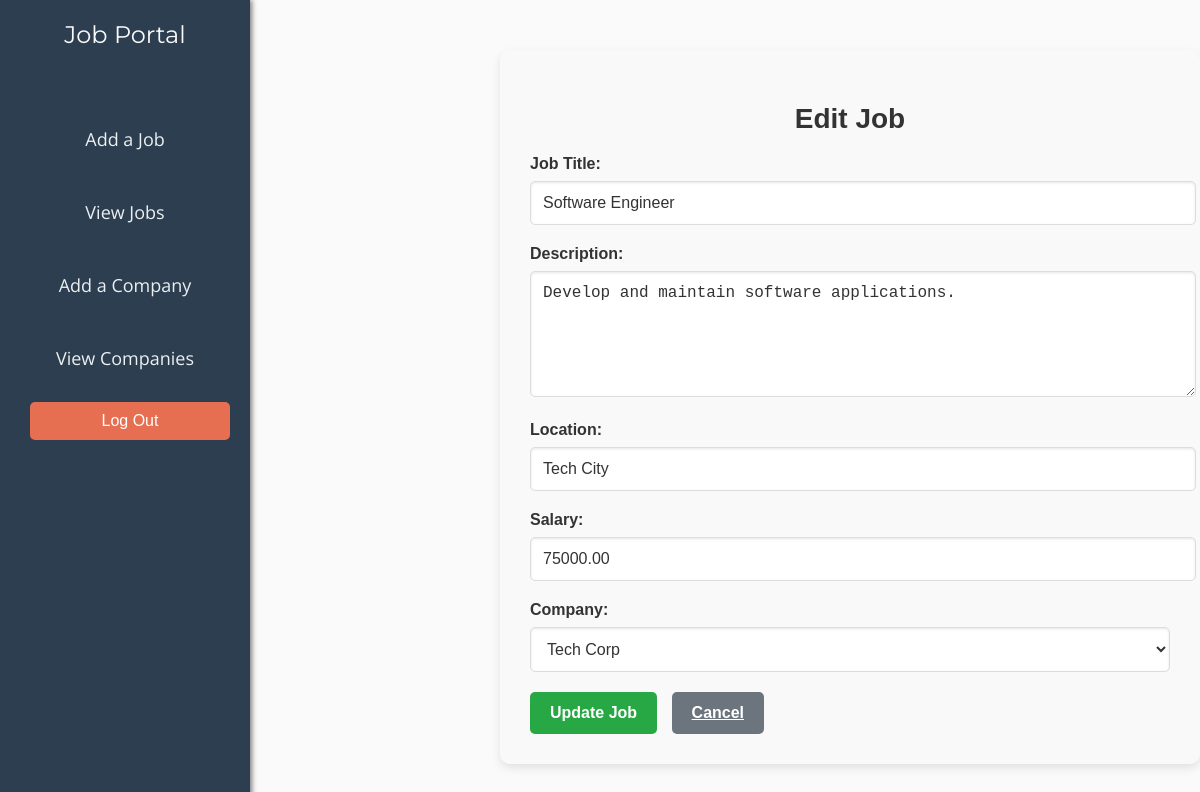
Page /edit_job.php?id=1 (signed in) on the committed database.
### tables this page shows
CREATE TABLE `jobs` (
  `job_id` int(11) NOT NULL AUTO_INCREMENT,
  `company_id` int(11) NOT NULL,
  `job_title` varchar(255) NOT NULL,
  `description` text NOT NULL,
  `location` varchar(255) NOT NULL,
  `salary` decimal(10,2) DEFAULT NULL,
  `posted_at` timestamp NOT NULL DEFAULT current_timestamp(),
  PRIMARY KEY (`job_id`),
  FOREIGN KEY (`company_id`) REFERENCES `companies`(`company_id`) ON DELETE CASCADE
);

### edit_job.php (the view, shortened to what this page needs)
<?php
require('db.php');
if (isset($_GET['id'])) {
    $job_id = $_GET['id'];
    $query = "SELECT job_title, description, location, salary, company_id FROM jobs WHERE job_id = ?";
    $stmt = $con->prepare($query);
    $stmt->bind_param("i", $job_id);
    $stmt->execute();
    $result = $stmt->get_result();
    if ($result->num_rows > 0) {
        $job = $result->fetch_assoc();
    } else {
        echo "Job not found.";
        exit;
    }
} else {
    echo "No job ID provided.";
    exit;
}
?>
<?php include("sidebar.php"); ?>
<!DOCTYPE html>
<html lang="en">
<head>
    <link rel="stylesheet" href="styles/editJobs.css">
</head>
<body>
    <div class="job-container2">
        <h2>Edit Job</h2>
        <form action="" method="POST">
            <div class="form-group2">
                <label for="job_title">Job Title:</label>
                <input type="text" name="job_title" id="job_title" value="<?php echo htmlspecialchars($job['job_title']); ?>" required>
            </div>
            <div class="form-group2">
                <label for="description">Description:</label>
                <textarea name="description" id="description" required><?php echo htmlspecialchars($job['description']); ?></textarea>
            </div>
            <div class="form-group2">
                <label for="location">Location:</label>
                <input type="text" name="location" id="location" value="<?php echo htmlspecialchars($job['location']); ?>" required>
            </div>
            <div class="form-group2">
                <label for="salary">Salary:</label>
                <input type="number" name="salary" id="salary" value="<?php echo htmlspecialchars($job['salary']); ?>" required>
            </div>
            <div class="form-group2">
                <label for="company_id">Company:</label>
                <select name="company_id" id="company_id" required>
                    <?php
                    $company_query = "SELECT company_id, company_name FROM companies";
                    $company_result = $con->query($company_query);
                    while ($company = $company_result->fetch_assoc()) {
                        $selected = ($company['company_id'] == $job['company_id']) ? 'selected' : '';
                        echo "<option value='" . $company['company_id'] . "' $selected>" . htmlspecialchars($company['company_name']) . "</option>";
                    }
                    ?>
                </select>
            </div>
            <button type="submit" class="button2 edit-button2">Update Job</button>
            <a href="view_jobs_admin.php" class="button2 cancel-button2">Cancel</a>
        </form>
    </div>
</body>
</html>

### styles/editJobs.css (style rules this page uses)
.job-container2 { max-width: 700px; margin: 50px auto; margin-left: 500px; background-color: #f9f9f9; padding: 30px; border-radius: 10px; box-shadow: 0 4px 10px rgba(0, 0, 0, 0.1); font-family: 'Arial', sans-serif; }
.job-container2 h2 { text-align: center; color: #333; margin-bottom: 20px; font-size: 28px; font-weight: bold; }
.form-group2 { margin-bottom: 20px; }
.form-group2 label { display: block; font-size: 16px; color: #333; font-weight: bold; margin-bottom: 8px; }
.form-group2 input[type="text"], .form-group2 input[type="number"], .form-group2 select, .form-group2 textarea { width: 100%; padding: 12px; font-size: 16px; border: 1px solid #ddd; border-radius: 5px; background-color: #fff; color: #333; box-shadow: inset 0 1px 3px rgba(0, 0, 0, 0.1); transition: border 0.3s ease; }
.form-group2 textarea { min-height: 100px; resize: vertical; }
.button2 { display: inline-block; padding: 12px 20px; background-color: #007bff; color: #fff; border: none; border-radius: 5px; font-size: 16px; font-weight: bold; cursor: pointer; text-align: center; transition: background-color 0.3s ease; margin-right: 10px; }
.cancel-button2 { background-color: #6c757d; }
.edit-button2 { background-color: #28a745; }

### sidebar.php (style rules this page uses)
body { margin: 0; padding: 0; font-family: 'Open Sans', sans-serif; background-color: #FAFAFA; }

### rows in the picture
jobs: job_title "Software Engineer", description "Develop and maintain software applications.", location "Tech City", salary "75000.00"

### other values in the picture
form field company_id "Tech Corp"
